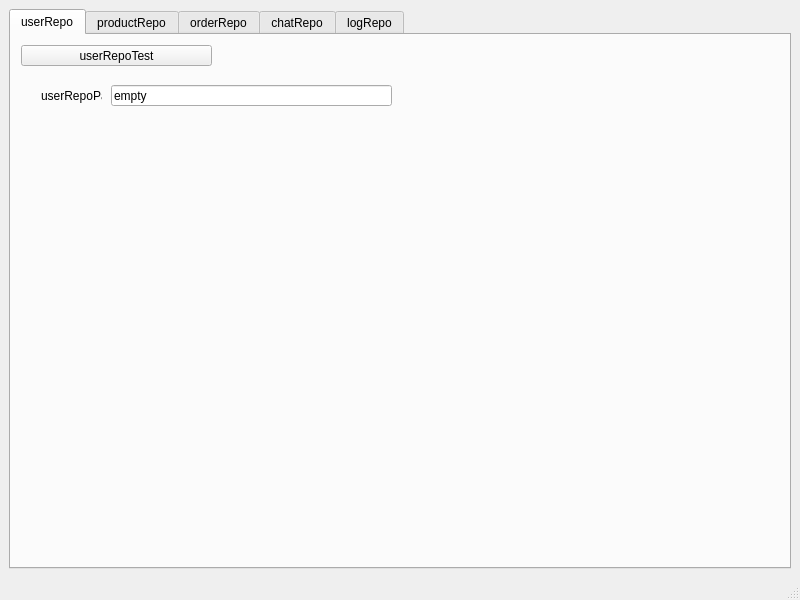
<?xml version="1.0" encoding="UTF-8"?>
<ui version="4.0">
 <class>TestWindow</class>
 <widget class="QMainWindow" name="TestWindow">
  <property name="geometry">
   <rect>
    <x>0</x>
    <y>0</y>
    <width>800</width>
    <height>600</height>
   </rect>
  </property>
  <property name="windowTitle">
   <string>MainWindow</string>
  </property>
  <widget class="QWidget" name="centralwidget">
   <layout class="QVBoxLayout" name="verticalLayout">
    <item>
     <widget class="QTabWidget" name="tabWidget">
      <property name="layoutDirection">
       <enum>Qt::LayoutDirection::LeftToRight</enum>
      </property>
      <property name="autoFillBackground">
       <bool>false</bool>
      </property>
      <property name="tabPosition">
       <enum>QTabWidget::TabPosition::North</enum>
      </property>
      <property name="currentIndex">
       <number>0</number>
      </property>
      <property name="elideMode">
       <enum>Qt::TextElideMode::ElideNone</enum>
      </property>
      <property name="tabsClosable">
       <bool>false</bool>
      </property>
      <property name="movable">
       <bool>false</bool>
      </property>
      <property name="tabBarAutoHide">
       <bool>false</bool>
      </property>
      <widget class="QWidget" name="userRepo">
       <attribute name="title">
        <string>userRepo</string>
       </attribute>
       <widget class="QPushButton" name="pushButton_userRepoTest">
        <property name="geometry">
         <rect>
          <x>10</x>
          <y>10</y>
          <width>191</width>
          <height>21</height>
         </rect>
        </property>
        <property name="text">
         <string>userRepoTest</string>
        </property>
       </widget>
       <widget class="QLineEdit" name="lineEdit_userRepoPath">
        <property name="geometry">
         <rect>
          <x>100</x>
          <y>50</y>
          <width>281</width>
          <height>21</height>
         </rect>
        </property>
        <property name="text">
         <string>empty</string>
        </property>
       </widget>
       <widget class="QLabel" name="label">
        <property name="geometry">
         <rect>
          <x>30</x>
          <y>50</y>
          <width>61</width>
          <height>21</height>
         </rect>
        </property>
        <property name="text">
         <string>userRepoPath</string>
        </property>
       </widget>
      </widget>
      <widget class="QWidget" name="productRepo">
       <attribute name="title">
        <string>productRepo</string>
       </attribute>
       <widget class="QPushButton" name="pushButton_userRepoTest_2">
        <property name="geometry">
         <rect>
          <x>10</x>
          <y>10</y>
          <width>191</width>
          <height>21</height>
         </rect>
        </property>
        <property name="text">
         <string>productRepoTest</string>
        </property>
       </widget>
      </widget>
      <widget class="QWidget" name="orderRepo">
       <attribute name="title">
        <string>orderRepo</string>
       </attribute>
       <widget class="QPushButton" name="pushButton_userRepoTest_3">
        <property name="geometry">
         <rect>
          <x>10</x>
          <y>10</y>
          <width>191</width>
          <height>21</height>
         </rect>
        </property>
        <property name="text">
         <string>orderRepoTest</string>
        </property>
       </widget>
      </widget>
      <widget class="QWidget" name="chatRepo">
       <attribute name="title">
        <string>chatRepo</string>
       </attribute>
       <widget class="QPushButton" name="pushButton_userRepoTest_4">
        <property name="geometry">
         <rect>
          <x>10</x>
          <y>10</y>
          <width>191</width>
          <height>21</height>
         </rect>
        </property>
        <property name="text">
         <string>chatRepoTest</string>
        </property>
       </widget>
      </widget>
      <widget class="QWidget" name="logRepo">
       <attribute name="title">
        <string>logRepo</string>
       </attribute>
       <widget class="QPushButton" name="pushButton_userRepoTest_5">
        <property name="geometry">
         <rect>
          <x>10</x>
          <y>10</y>
          <width>191</width>
          <height>21</height>
         </rect>
        </property>
        <property name="text">
         <string>logRepoTest</string>
        </property>
       </widget>
      </widget>
     </widget>
    </item>
   </layout>
  </widget>
  <widget class="QMenuBar" name="menubar">
   <property name="geometry">
    <rect>
     <x>0</x>
     <y>0</y>
     <width>800</width>
     <height>17</height>
    </rect>
   </property>
  </widget>
  <widget class="QStatusBar" name="statusbar"/>
 </widget>
 <resources/>
 <connections/>
</ui>
